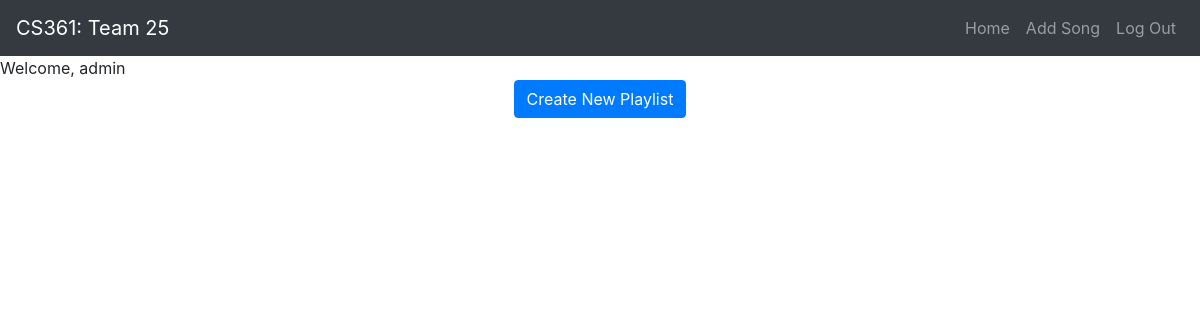
The page /playlist (signed in) on the database as committed earlier.
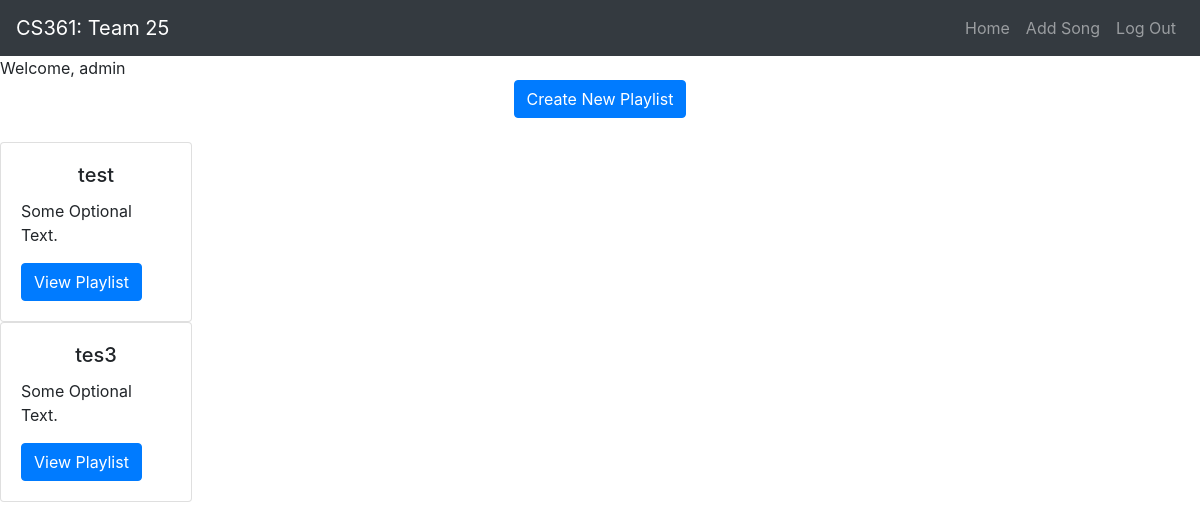
The same page on the database as committed later.
### socialPlaylist/models.py (models this page shows, shortened)
class User(UserMixin, db.Model):
    id = db.Column(db.Integer, primary_key=True)
    username = db.Column(db.String(64), index=True, unique=True)
    email = db.Column(db.String(120), index=True, unique=True)
    password_hash = db.Column(db.String(128))

class Playlists(db.Model):
    id = db.Column(db.Integer, primary_key=True)
    username = db.Column(db.String(64), foreign_key=True)
    playlist_name = db.Column(db.String(64), index=True)
    user_id = db.Column(db.Integer, db.ForeignKey('user.id'), nullable=False)  # References 'User' class (note lower case)

### socialPlaylist/routes/routes.py (the view)
@app.route('/playlist', methods =['GET', 'POST'])
@login_required
def playlist():
    form = CreatePlaylistForm()
    if(request.method == 'POST'):
        return add_new_playlist(form)
    return render_template('playlist.html', form=form, user = current_user.username, playlists = get_playlists())

### socialPlaylist/helpers/playlist_helpers.py (called while the page is built)
def get_playlists():
    return Playlists.query.filter_by(username=current_user.username)

### socialPlaylist/models.py (called while the page is built)
@login.user_loader
def load_user(id):
    return User.query.get(int(id))

### socialPlaylist/templates/playlist.html (shortened to what this page needs)
{% extends "layout.html" %}
{% block content %}
<div> Welcome, {{ user }}</div>
<div class="text-center">
    <a href="" class="btn btn-primary btn-rounded mb-4" data-toggle="modal" data-target="#modalRegisterForm">
    Create New Playlist</a>
</div>
<div id="playlists">
    {% for playlist in playlists%}
    <div class="card" style="width: 12rem;">
        <div class="card-body">
          <h5 class="card-title text-center">{{playlist.playlist_name}}</h5>
          <p class="card-text">Some Optional Text.</p>
          <a href="" class="btn btn-primary">View Playlist</a>
        </div>
      </div>
    {% endfor %}
</div>
{% endblock %}

### socialPlaylist/templates/layout.html (shortened to what this page needs)
<!DOCTYPE html>
<html lang="en">
    <head>
      <link rel="stylesheet" href="https://stackpath.bootstrapcdn.com/bootstrap/4.3.1/css/bootstrap.min.css">
      <link rel="stylesheet" href="{{ url_for('static', filename = 'css/main.css') }}">
      <link rel="stylesheet" href="{{ url_for('static', filename = 'css/home.css') }}">
    </head>
    <body>
        <nav class="navbar navbar-expand-lg navbar-dark bg-dark">
          <a class="navbar-brand" href="/">CS361: Team 25</a>
          <div class="collapse navbar-collapse" id="navbarTogglerDemo02">
            <ul class="navbar-nav ml-auto mt-2 mt-lg-0">
              <li class="nav-item">
                <a class="nav-link" href="/">Home <span class="sr-only">(current)</span></a>
              </li>
              <li class="nav-item" id="nav-add_song">
                <a class="nav-link" href="add_song">Add Song</a>
              </li>
              <li class="nav-item" id="nav-logout">
                <a class="nav-link" href="logout">Log Out</a>
              </li>
            </ul>
          </div>
        </nav>
        {% block content %} {% endblock %}
    </body>
</html>

### socialPlaylist/static/css/main.css (style rules this page uses)
body { margin: 0; width: 100vw; height: 100vh; }

Rows that differ between the two databases and show on the page:
added Playlists: playlist_name "test"
added Playlists: playlist_name "tes3"
